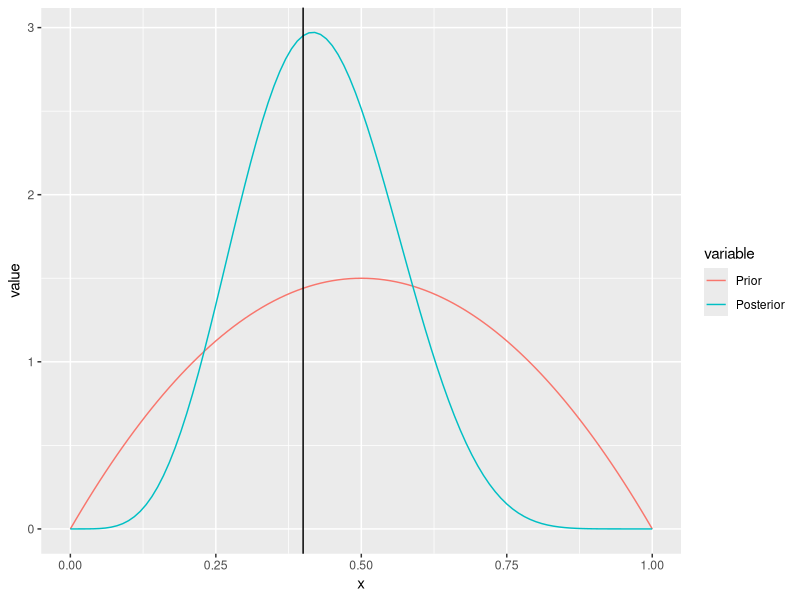
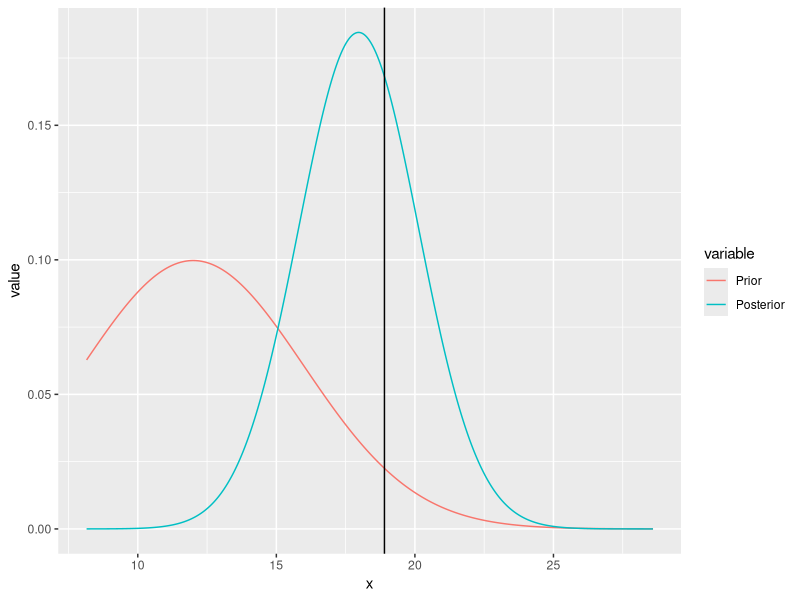

Here is the R script that generated these plots, in order:
#Inference for Binomial with Beta Prior
BBB<-function(n,p,alpha,beta)
{
  require(ggplot2)
  require(reshape2)
  xx<-rbinom(1,n,p)
  p_hat<-xx/n
  print("Observed Proportion, Posterior Mean")
  p_hat_Post<-(alpha+xx)/(n+alpha+beta)
  print(c(p_hat,p_hat_Post))
  x  <- seq(0, 1, 0.01)
  Prior <- dbeta(x,alpha,beta)
  Posterior <- dbeta(x,alpha+xx,n+beta-xx)

  df <- data.frame(x, Prior, Posterior)
  
  # melt the data to a long format
  df2 <- reshape2::melt(data = df, id.vars = "x")
  
  # plot, using the aesthetics argument 'colour'
  ggplot(data = df2, aes(x = x, y = value, colour = variable)) + geom_line() + geom_vline(xintercept=p_hat)

 
}

n<-10
p<-0.3
alpha<-2
beta<-2

BBB(n,p,alpha,beta)

#Inference for Normal with Normal Prior
BNN<-function(n,mu,sigma,theta,tau)
{
  require(ggplot2)
  require(reshape2)
  xx<-rnorm(n,mu,sigma)
  xbar<-mean(xx)
  theta_post<-(theta*sigma^2+n*xbar*tau^2)/(sigma^2+n*tau^2)
  tau_post<-(sigma^2*tau^2)/(sigma^2+n*tau^2)
  print("Observed Mean, Posterior Mean")
  xbar_Post<-theta_post
  print(c(xbar,xbar_Post))
  a<-min(xx)-1
  b<-max(xx)+1
  x  <- seq(a, b, 0.01)
  Prior <- dnorm(x,theta,tau)
  Posterior <- dnorm(x,theta_post,tau_post)

  df <- data.frame(x, Prior, Posterior)
  
  # melt the data to a long format
  df2 <- reshape2::melt(data = df, id.vars = "x")
  
  # plot, using the aesthetics argument 'colour'
  ggplot(data = df2, aes(x = x, y = value, colour = variable)) + geom_line() + geom_vline(xintercept=xbar)
  
  
}

BNN(10,20,5,12,4)